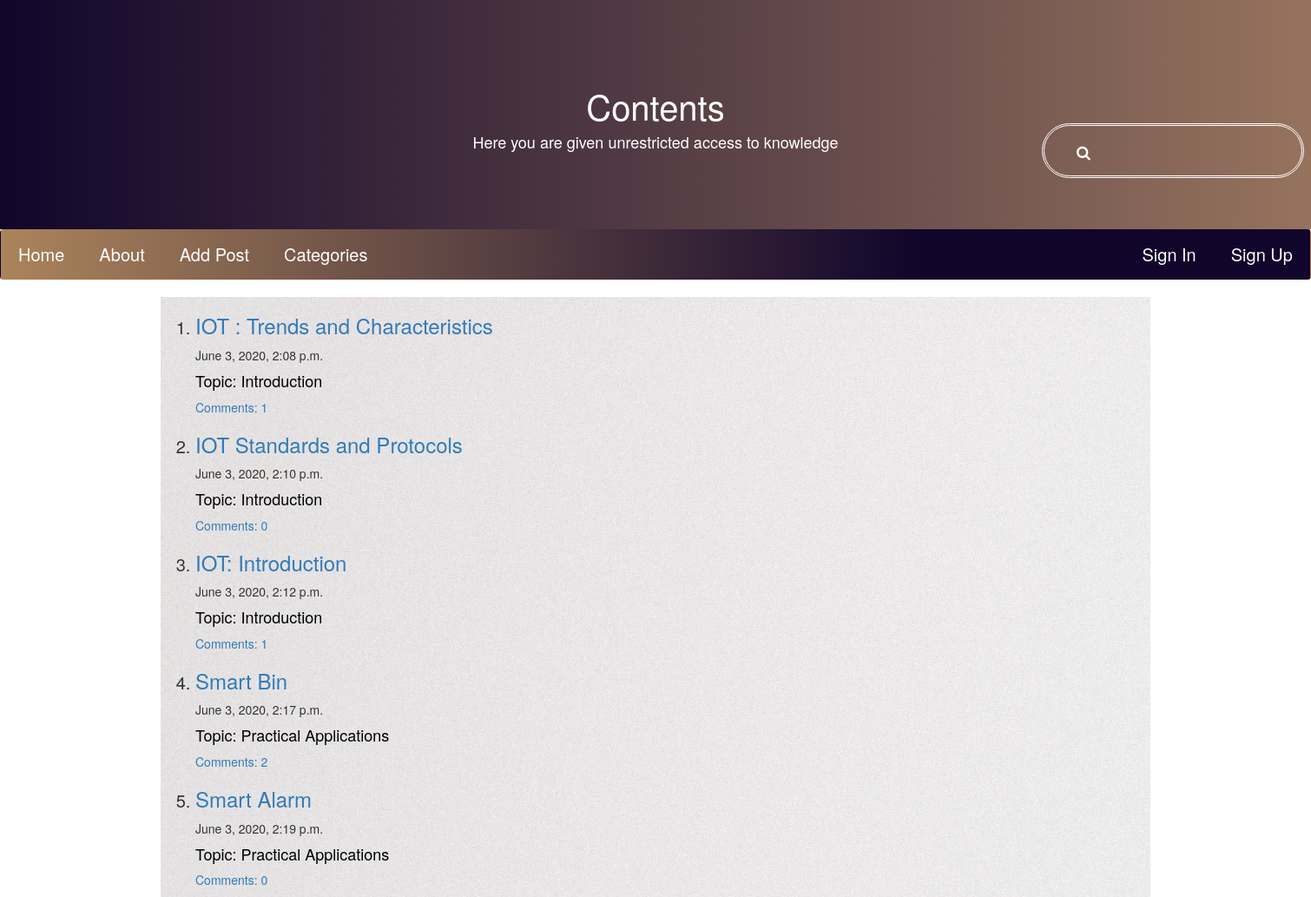
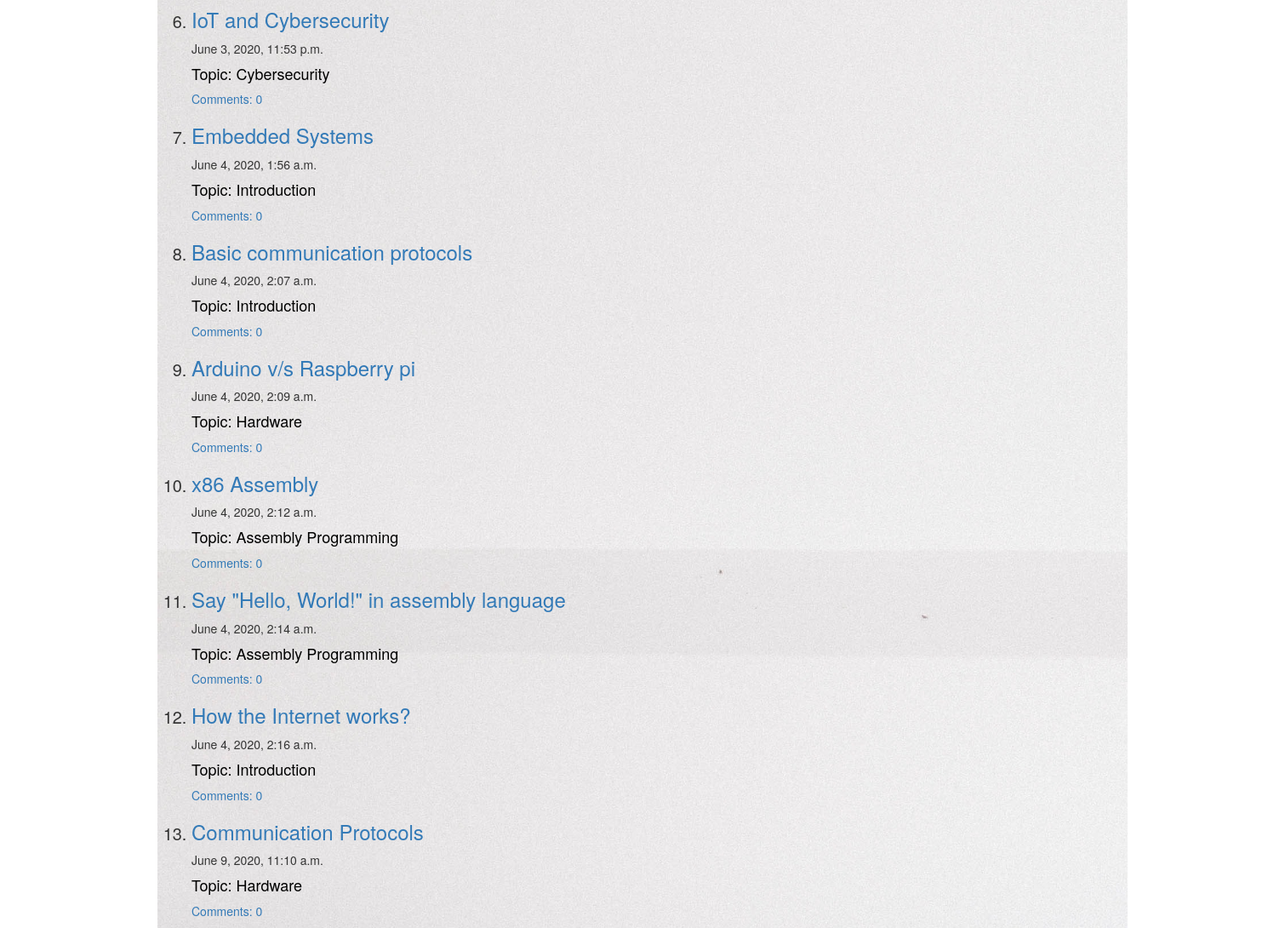
The app's page /content/ with its own data (2 pictures, top to bottom).
### blog/models.py (models this page shows, shortened)
class Post(models.Model):
    author = models.ForeignKey('auth.User', on_delete=models.CASCADE)
    title = models.CharField(max_length=200)
    topic = models.CharField(max_length=200)
    content = RichTextUploadingField(null=True)
    created_date = models.DateTimeField(default=timezone.now)
    published_date = models.DateTimeField(
            blank=True, null=True)

### blog/views.py (the view)
# urls.py: url(r'^content/$', views.post_list, name='content'),
def post_list(request):
    posts = Post.objects.filter(published_date__lte=timezone.now()).order_by('published_date')
    return render(request, 'blog/post_list.html', {'posts': posts})

### blog/templates/blog/post_list.html (shortened to what this page needs)
{% load static %}
<html>
<head>
        <link rel="stylesheet" href="https://maxcdn.bootstrapcdn.com/bootstrap/3.2.0/css/bootstrap.min.css">
        <link rel="stylesheet" href="https://maxcdn.bootstrapcdn.com/bootstrap/3.2.0/css/bootstrap-theme.min.css">
        <link rel="stylesheet" href="https://cdnjs.cloudflare.com/ajax/libs/font-awesome/4.7.0/css/font-awesome.min.css">
</head>
<body>
  <div class="header">
    <h1>Contents</h1>
    <h4>Here you are given unrestricted access to knowledge</h4>
  </div>
  <div class="navbar">
    <a href="{% url 'home' %}">Home</a>
    <a href="{% url 'about' %}">About</a>
    <a href="{% url 'post_new' %}">Add Post</a>
    <a href="/topic_dis/">Categories</a>
    {% if user.is_authenticated %}
    <a href="{% url 'log_out' %}" class="right">Log Out</a>
    {% else %}
    <a href="{% url 'signup' %}" class="right">Sign Up</a>
    <a href="{% url 'signin' %}" class="right">Sign In</a>
    {% endif %}
  </div>
  <header>
    <div class="search-area">
      <form action="/search_list/" method="POST">
            <i class="fa fa-search" aria-hidden="true"></i>
            <input type="text" name="word_search">
      </form>
    </div>
  </header>
    <div class="container">
      <div style="background-image: url('../../static/images/3.jpg'); opacity:1; background-size: cover;">
        <div class="content">
          <div class="row">
              <div class="col-md-8">
                <ol>
                {% for post in posts %}
                    <div class="post">
                      <li style="font-size:20px">  <h3 id="title"><a href="{% url 'post_detail' pk=post.pk %}">{{ post.title }}</a></h3></li>
                      {{ post.published_date }}
                        <h4 id="topic"><span style="color:black">Topic: {{ post.topic }}</span></h4>
                        <a href="{% url 'post_detail' pk=post.pk %}">Comments: {{ post.comments.count }}</a>
                    </div>
                {% endfor %}
              </ol>
              </div>
          </div>
        </div>
        </div>
</div>
</body>
</html>

### blog/templates/blog/post_list.html (style rules this page uses)
* { box-sizing: border-box; }
body { font-family: Arial, Helvetica, sans-serif; margin: 0; color: black; }
.header { padding: 80px; text-align: center; background: linear-gradient(to right, #11052b, #d9aa77 150%); color: white; }
header .search-area { display: inline-block; color: white; width: 25%; margin-top: -200px; margin-left: 1200px; }
header .search-area i { position: absolute; margin-left: 20px; margin-top: 25px; }
header .search-area input[type="text"] { background: transparent; border: none; font-size: 1.5rem; color: white; padding: 20px 30px 15px 25px; padding-left: 80px; font-weight: 100; width: 80%; transition: all 300ms ease-in-out; outline: none; border-style: double; border-radius: 40px; }
header .search-area .fa { color: white; padding-right: 60px; padding-left: 20px; font-size: 1.7rem; }
.header h1 { font-size: 40px; }
.navbar { overflow: hidden; background: linear-gradient(to right , #ab845b, #11052b 70%); font-size: 20px }
.navbar a { float: left; display: block; color: white; text-align: center; padding: 14px 20px; text-decoration: none; }
.navbar a.right { float: right; }

### records on screen
Post: title "IOT : Trends and Characteristics", published_date "June 3, 2020, 2:08 p.m.", topic "Introduction", comments.count "1"
Post: title "IOT Standards and Protocols", published_date "June 3, 2020, 2:10 p.m.", topic "Introduction", comments.count "0"
Post: title "IOT: Introduction", published_date "June 3, 2020, 2:12 p.m.", topic "Introduction", comments.count "1"
Post: title "Smart Bin", published_date "June 3, 2020, 2:17 p.m.", topic "Practical Applications", comments.count "2"
Post: title "Smart Alarm", published_date "June 3, 2020, 2:19 p.m.", topic "Practical Applications", comments.count "0"
Post: title "IoT and Cybersecurity", published_date "June 3, 2020, 11:53 p.m.", topic "Cybersecurity", comments.count "0"
Post: title "Embedded Systems", published_date "June 4, 2020, 1:56 a.m.", topic "Introduction", comments.count "0"
Post: title "Basic communication protocols", published_date "June 4, 2020, 2:07 a.m.", topic "Introduction", comments.count "0"
Post: title "Arduino v/s Raspberry pi", published_date "June 4, 2020, 2:09 a.m.", topic "Hardware", comments.count "0"
Post: title "x86 Assembly", published_date "June 4, 2020, 2:12 a.m.", topic "Assembly Programming", comments.count "0"
Post: title "Say \"Hello, World!\" in assembly language", published_date "June 4, 2020, 2:14 a.m.", topic "Assembly Programming", comments.count "0"
Post: title "How the Internet works?", published_date "June 4, 2020, 2:16 a.m.", topic "Introduction", comments.count "0"
Post: title "Communication Protocols", published_date "June 9, 2020, 11:10 a.m.", topic "Hardware", comments.count "0"
